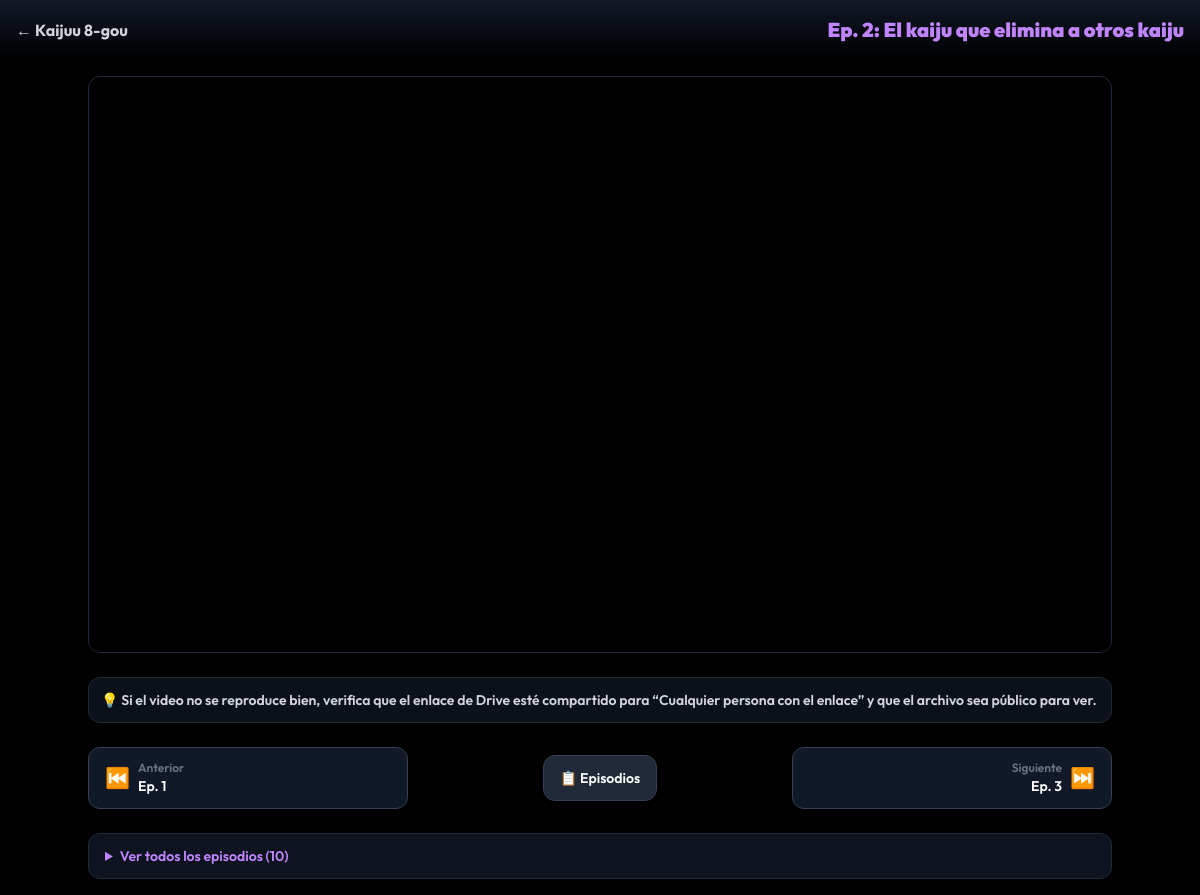
Page /episodio/5/ (signed in) on the committed database.
### catalog/models.py (models this page shows, shortened)
class Episodio(models.Model):
    anime = models.ForeignKey(Anime, on_delete=models.CASCADE, related_name='episodios')
    numero = models.IntegerField(help_text="Número del episodio (ej. 1)")
    titulo = models.CharField(max_length=200, help_text="Título del episodio")
    video_url = models.URLField(max_length=700, help_text="Enlace del video o Embed Code")
    class Meta:
        constraints = [
            models.UniqueConstraint(fields=['anime', 'numero'], name='unique_episodio_por_anime'),
        ]
        ordering = ['numero']

class Anime(models.Model):
    titulo = models.CharField(max_length=200)
    sinopsis = models.TextField()
    fecha_estreno = models.DateField()
    genero = models.CharField(max_length=100)
    calificacion = models.FloatField(default=0.0)
    imagen_url = models.URLField(max_length=500, blank=True, null=True, help_text="Enlace URL de la imagen de portada")
    trailer_url = models.URLField(max_length=500, blank=True, null=True, help_text="URL de YouTube (ej. https://www.youtube.com/embed/...)")
    favoritos = models.ManyToManyField(User, related_name='animes_favoritos', blank=True)
    vistos = models.ManyToManyField(User, related_name='animes_vistos', blank=True)

### catalog/views.py (the view)
# urls.py: path('episodio/<int:episodio_id>/', ver_episodio, name='ver_episodio'),
@login_required
def ver_episodio(request, episodio_id):
    episodio = get_object_or_404(Episodio, id=episodio_id)
    anime = episodio.anime
    episodios = anime.episodios.order_by('numero')
    prev_episodio = anime.episodios.filter(numero__lt=episodio.numero).order_by('-numero').first()
    next_episodio = anime.episodios.filter(numero__gt=episodio.numero).order_by('numero').first()
    return render(request, 'catalog/ver_episodio.html', {
        'episodio': episodio,
        'episodios': episodios,
        'prev_episodio': prev_episodio,
        'next_episodio': next_episodio,
    })

### catalog/templates/catalog/ver_episodio.html (shortened to what this page needs)
{% extends 'base.html' %}
{% block body_class %}bg-black text-white min-h-screen flex flex-col font-sans{% endblock %}
{% block navbar %}
<nav class="p-4 flex justify-between items-center bg-gradient-to-b from-gray-900 to-transparent sticky top-0 z-50">
    <a href="{% url 'anime_detalle' episodio.anime.id %}" class="text-gray-300 hover:text-pink-400 font-bold transition flex items-center gap-2 text-sm md:text-base">
        ← {{ episodio.anime.titulo }}
    </a>
    <h2 class="text-base md:text-xl font-black text-purple-400 truncate max-w-[50%] text-right">
        Ep. {{ episodio.numero }}: {{ episodio.titulo }}
    </h2>
</nav>
{% endblock %}
{% block content %}
<div class="flex-grow flex flex-col items-center justify-center p-3 sm:p-4 gap-4 sm:gap-6">
    <div class="w-full max-w-5xl rounded-xl overflow-hidden shadow-2xl border border-gray-800 bg-black">
        <div class="relative w-full aspect-video">
            <iframe
                src="{{ episodio.video_url }}"
                class="absolute inset-0 w-full h-full"
                frameborder="0"
                allow="autoplay; fullscreen; picture-in-picture"
                allowfullscreen
                loading="lazy"
                title="Reproductor de episodio"
            ></iframe>
        </div>
    </div>
    <div class="w-full max-w-5xl rounded-xl border border-gray-800 bg-gray-900/70 p-3 text-sm text-gray-400">
        <p class="font-semibold text-gray-300">💡 Si el video no se reproduce bien, verifica que el enlace de Drive esté compartido para “Cualquier persona con el enlace” y que el archivo sea público para ver.</p>
    </div>
    <div class="w-full max-w-5xl flex items-center justify-between gap-4">
        {% if prev_episodio %}
            <a href="{% url 'ver_episodio' prev_episodio.id %}" class="flex items-center gap-2 bg-gray-900 hover:bg-purple-900/50 border border-gray-700 hover:border-purple-500 px-4 py-3 rounded-xl transition text-sm font-semibold flex-1 max-w-xs">
                <span class="text-xl">⏮️</span>
                <div class="min-w-0 text-left">
                    <span class="text-xs text-gray-500 block">Anterior</span>
                    <span class="truncate block">Ep. {{ prev_episodio.numero }}</span>
                </div>
            </a>
        {% else %}
            <div class="flex-1 max-w-xs"></div>
        {% endif %}
        <a href="{% url 'anime_detalle' episodio.anime.id %}" class="bg-gray-800 hover:bg-gray-700 border border-gray-700 px-4 py-3 rounded-xl text-sm font-semibold transition whitespace-nowrap">
            📋 Episodios
        </a>
        {% if next_episodio %}
            <a href="{% url 'ver_episodio' next_episodio.id %}" class="flex items-center gap-2 bg-gray-900 hover:bg-purple-900/50 border border-gray-700 hover:border-purple-500 px-4 py-3 rounded-xl transition text-sm font-semibold flex-1 max-w-xs justify-end">
                <div class="min-w-0 text-right">
                    <span class="text-xs text-gray-500 block">Siguiente</span>
                    <span class="truncate block">Ep. {{ next_episodio.numero }}</span>
                </div>
                <span class="text-xl">⏭️</span>
            </a>
        {% else %}
            <div class="flex-1 max-w-xs"></div>
        {% endif %}
    </div>
    {% if episodios %}
    <div class="w-full max-w-5xl">
        <details class="bg-gray-900/80 border border-gray-800 rounded-xl overflow-hidden">
            <summary class="px-4 py-3 cursor-pointer text-sm font-semibold text-purple-400 hover:bg-gray-800 transition">
                Ver todos los episodios ({{ episodios|length }})
            </summary>
        </details>
    </div>
    {% endif %}
</div>
{% endblock %}

### rows in the picture
Episodio: anime.titulo "Kaijuu 8-gou", numero "2", titulo "El kaiju que elimina a otros kaiju"
Episodio: numero "1"
Episodio: numero "3"

### other values in the picture
{{ episodios|length }} "10"
